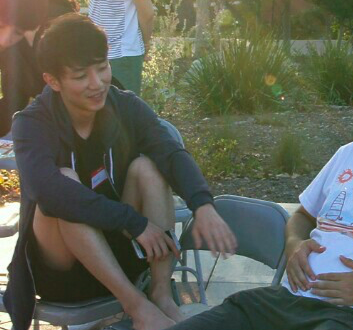
//> input picture SIFTsample/SIFTsample/hanul.jpg, 353 x 330 px
$ ./main   (built with g++ and OpenCV 4)
//> lines starting //> are read from the running program, lines starting //| are printed output that depends on the picture
//
//  main.cpp
//  hsv
//
//  Created by 김다은 on 2017. 3. 4..
//  Copyright © 2017년 김다은. All rights reserved.
//
#include <iostream>
#include <opencv2/core.hpp>
#include <opencv2/highgui.hpp>
#include <opencv2/imgproc.hpp>
#include <opencv2/opencv.hpp>
using namespace cv;
using namespace std;

int main()
{

    Mat src = imread("/Users/Dani/Desktop/photo/hanul.jpg",1);
//> src is the input picture: 330 rows x 353 cols, CV_8UC3; mean B, G, R 84.1, 97.1, 93.5

    if(src.empty())
        cerr << "Error: Loading image" << endl;
    Mat hsi(src.rows, src.cols, src.type());

    float r, g, b, h = 0, s, in;

    for(int i = 0; i < src.rows; i++)
    {
        for(int j = 0; j < src.cols; j++)
        {
            b = src.at<Vec3b>(i, j)[0];
            g = src.at<Vec3b>(i, j)[1];
            r = src.at<Vec3b>(i, j)[2];

            in = (b + g + r) / 3;

            int min_val = 0;
            min_val = std::min(r, std::min(b,g));

            s = 1 - 3*(min_val/(b + g + r));
            if(s < 0.00001)
            {
                s = 0;
            }else if(s > 0.99999){
                s = 1;
            }

            if(s != 0)
            {
                h = 0.5 * ((r - g) + (r - b)) / sqrt(((r - g)*(r - g)) + ((r - b)*(g - b)));
                h = acos(h);

                if(b <= g)
                {
                    h = h;
                } else{
                    h = ((360 * 3.14159265) / 180.0) - h;
                }
            }

            hsi.at<Vec3b>(i, j)[0] = (h * 180) / 3.14159265;
            hsi.at<Vec3b>(i, j)[1] = s*100;
            hsi.at<Vec3b>(i, j)[2] = in;
        }
    }
//> this loop made 330 passes
//> (b, g, r, in, s, h) on passes 1 to 3: (35, 72, 53, 53.33, 0.344, 1.59), (36, 70, 52, 52.67, 0.316, 1.6), (33, 67, 49, 49.67, 0.336, 1.6)
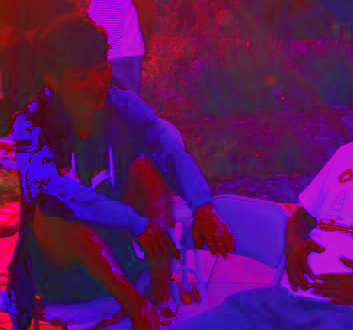
//> hsi: 330 rows x 353 cols, CV_8UC3; mean B, G, R 98.5, 17.6, 91.2
//> after the loop, b = 50; g = 56; r = 40; in = 48.67; s = 0.178; h = 2.76

    namedWindow("RGB image", CV_WINDOW_AUTOSIZE);
    namedWindow("HSI image", CV_WINDOW_AUTOSIZE);

    imshow("RGB image", src);
    imshow("HSI image", hsi);

    waitKey(0);
    return 0;
}
